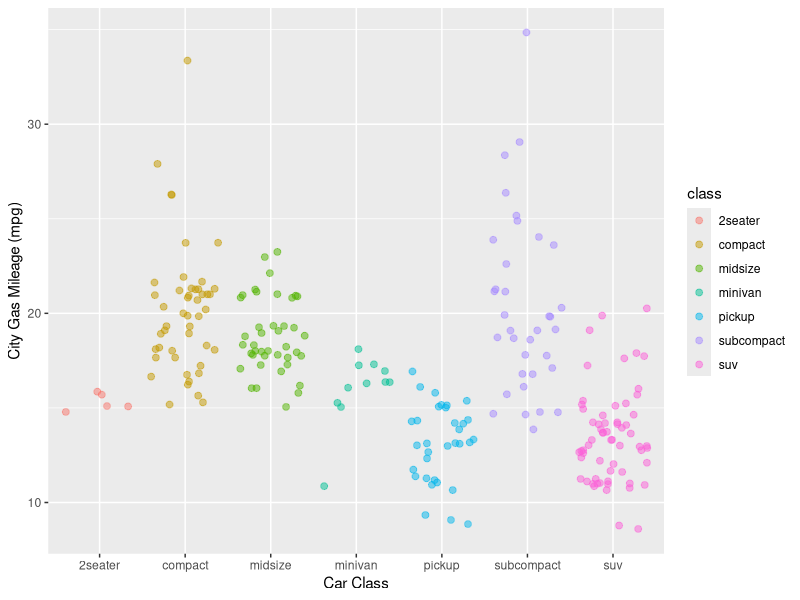

This figure's R source:
## ---- chunk 1
knitr::opts_chunk$set(echo = TRUE)
library(tidyverse)
## ---- chunk 2
ggplot(data = mpg, aes(x = class, y = cty)) +
	geom_jitter(aes(color = class), alpha = 0.5, size = 2) +
  labs(x = "Car Class", y = "City Gas Mileage (mpg)")
